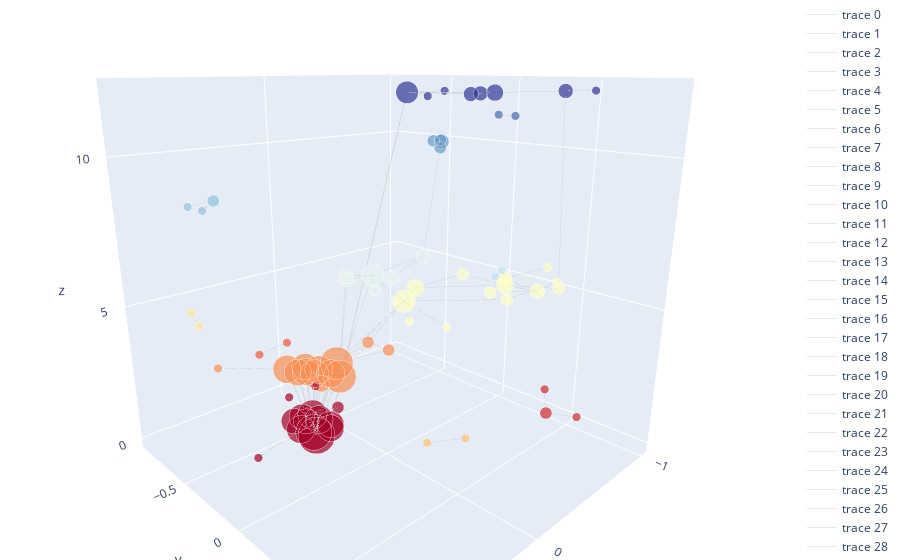

Notebook code cell kept with this figure:
### Markdown cell above
... and we can even create an **interactive 3D plot** if we want to be really fancy!

### Code cell
from plotly import graph_objects as go

# scale node sizes using a nonlinear function (sqrt)!!
max_size = 50
node_sizes_scaled = [max_size * np.sqrt(degree_centrality[node]) for node in G.nodes()]

# create a 3D position using the 2D spring layout
pos_3d = {node: (x, y, communities[node]) for node, (x, y) in pos.items()}

# extract coordinates
x, y, z = zip(*pos_3d.values())

# create 3D scatter plot for nodes
node_trace = go.Scatter3d(
    x=x,
    y=y,
    z=z,
    mode='markers',
    marker=dict(
        size=node_sizes_scaled,
        color=community_colors,
        colorscale='RdYlBu',
    ),
)

# create lines for edges
edge_trace = []
for edge in G.edges():
    x0, y0, z0 = pos_3d[edge[0]]
    x1, y1, z1 = pos_3d[edge[1]]
    edge_trace.append(
        go.Scatter3d(
            x=[x0, x1, None],
            y=[y0, y1, None],
            z=[z0, z1, None],
            mode='lines',
            line=dict(width=0.2, color='#888'),
        )
    )

# create the figure
fig = go.Figure(data=[*edge_trace, node_trace])

# Define layout
fig.update_layout(
    scene=dict(
        xaxis=dict(nticks=4),
        yaxis=dict(nticks=4),
        zaxis=dict(nticks=4),
    ),
    margin=dict(r=0, l=0, b=0, t=0),
)

fig.show()

### Figure 1 — Plotly figure (JSON) as saved in the notebook; plotly's stock layout.template omitted (floating-point values rounded to 4 significant figures)
{"data": [{"line": {"color": "#888", "width": 0.2}, "mode": "lines", "type": "scatter3d", "x": [0.2461, 0.1132, null], "y": [-0.451, -0.3455, null], "z": [0, 0, null]}, {"line": {"color": "#888", "width": 0.2}, "mode": "lines", "type": "scatter3d", "x": [0.2461, 0.2224, null], "y": [-0.451, -0.3384, null], "z": [0, 0, null]}, {"line": {"color": "#888", "width": 0.2}, "mode": "lines", "type": "scatter3d", "x": [0.2461, 0.2122, null], "y": [-0.451, -0.3761, null], "z": [0, 0, null]}, {"line": {"color": "#888", "width": 0.2}, "mode": "lines", "type": "scatter3d", "x": [0.2461, 0.154, null], "y": [-0.451, -0.5606, null], "z": [0, 0, null]}, {"line": {"color": "#888", "width": 0.2}, "mode": "lines", "type": "scatter3d", "x": [0.2461, 0.09862, null], "y": [-0.451, -0.4676, null], "z": [0, 0, null]}, {"line": {"color": "#888", "width": 0.2}, "mode": "lines", "type": "scatter3d", "x": [0.2461, 0.1679, null], "y": [-0.451, -0.4998, null], "z": [0, 0, null]}, {"line": {"color": "#888", "width": 0.2}, "mode": "lines", "type": "scatter3d", "x": [0.2461, 0.09064, null], "y": [-0.451, -0.5393, null], "z": [0, 0, null]}, {"line": {"color": "#888", "width": 0.2}, "mode": "lines", "type": "scatter3d", "x": [0.2461, 0.2179, null], "y": [-0.451, -0.5514, null], "z": [0, 0, null]}, {"line": {"color": "#888", "width": 0.2}, "mode": "lines", "type": "scatter3d", "x": [0.2461, 0.08524, null], "y": [-0.451, -0.3786, null], "z": [0, 0, null]}, {"line": {"color": "#888", "width": 0.2}, "mode": "lines", "type": "scatter3d", "x": [0.2461, 0.589, null], "y": [-0.451, -0.3669, null], "z": [0, 0, null]}, {"line": {"color": "#888", "width": 0.2}, "mode": "lines", "type": "scatter3d", "x": [0.2461, 0.1625, null], "y": [-0.451, -0.2162, null], "z": [0, 3, null]}, {"line": {"color": "#888", "width": 0.2}, "mode": "lines", "type": "scatter3d", "x": [0.1132, 0.2224, null], "y": [-0.3455, -0.3384, null], "z": [0, 0, null]}, {"line": {"color": "#888", "width": 0.2}, "mode": "lines", "type": "scatter3d", "x": [0.1132, 0.2122, null], "y": [-0.3455, -0.3761, null], "z": [0, 0, null]}, {"line": {"color": "#888", "width": 0.2}, "mode": "lines", "type": "scatter3d", "x": [0.1132, 0.154, null], "y": [-0.3455, -0.5606, null], "z": [0, 0, null]}, {"line": {"color": "#888", "width": 0.2}, "mode": "lines", "type": "scatter3d", "x": [0.1132, 0.09862, null], "y": [-0.3455, -0.4676, null], "z": [0, 0, null]}, {"line": {"color": "#888", "width": 0.2}, "mode": "lines", "type": "scatter3d", "x": [0.1132, 0.1679, null], "y": [-0.3455, -0.4998, null], "z": [0, 0, null]}, {"line": {"color": "#888", "width": 0.2}, "mode": "lines", "type": "scatter3d", "x": [0.1132, 0.09064, null], "y": [-0.3455, -0.5393, null], "z": [0, 0, null]}, {"line": {"color": "#888", "width": 0.2}, "mode": "lines", "type": "scatter3d", "x": [0.1132, 0.2179, null], "y": [-0.3455, -0.5514, null], "z": [0, 0, null]}, {"line": {"color": "#888", "width": 0.2}, "mode": "lines", "type": "scatter3d", "x": [0.1132, 0.08524, null], "y": [-0.3455, -0.3786, null], "z": [0, 0, null]}, {"line": {"color": "#888", "width": 0.2}, "mode": "lines", "type": "scatter3d", "x": [0.1132, -0.02699, null], "y": [-0.3455, 0.1089, null], "z": [0, 12, null]}, {"line": {"color": "#888", "width": 0.2}, "mode": "lines", "type": "scatter3d", "x": [0.2224, 0.2122, null], "y": [-0.3384, -0.3761, null], "z": [0, 0, null]}, {"line": {"color": "#888", "width": 0.2}, "mode": "lines", "type": "scatter3d", "x": [0.2224, 0.154, null], "y": [-0.3384, -0.5606, null], "z": [0, 0, null]}, {"line": {"color": "#888", "width": 0.2}, "mode": "lines", "type": "scatter3d", "x": [0.2224, 0.09862, null], "y": [-0.3384, -0.4676, null], "z": [0, 0, null]}, {"line": {"color": "#888", "width": 0.2}, "mode": "lines", "type": "scatter3d", "x": [0.2224, 0.1679, null], "y": [-0.3384, -0.4998, null], "z": [0, 0, null]}, {"line": {"color": "#888", "width": 0.2}, "mode": "lines", "type": "scatter3d", "x": [0.2224, 0.09064, null], "y": [-0.3384, -0.5393, null], "z": [0, 0, null]}, {"line": {"color": "#888", "width": 0.2}, "mode": "lines", "type": "scatter3d", "x": [0.2224, 0.2179, null], "y": [-0.3384, -0.5514, null], "z": [0, 0, null]}, {"line": {"color": "#888", "width": 0.2}, "mode": "lines", "type": "scatter3d", "x": [0.2224, 0.08524, null], "y": [-0.3384, -0.3786, null], "z": [0, 0, null]}, {"line": {"color": "#888", "width": 0.2}, "mode": "lines", "type": "scatter3d", "x": [0.2224, 0.1625, null], "y": [-0.3384, -0.2162, null], "z": [0, 3, null]}, {"line": {"color": "#888", "width": 0.2}, "mode": "lines", "type": "scatter3d", "x": [0.2224, 0.2831, null], "y": [-0.3384, -0.2179, null], "z": [0, 3, null]}, {"line": {"color": "#888", "width": 0.2}, "mode": "lines", "type": "scatter3d", "x": [0.2224, 0.3284, null], "y": [-0.3384, -0.1968, null], "z": [0, 3, null]}, {"line": {"color": "#888", "width": 0.2}, "mode": "lines", "type": "scatter3d", "x": [0.2224, 0.2558, null], "y": [-0.3384, -0.0825, null], "z": [0, 3, null]}, {"line": {"color": "#888", "width": 0.2}, "mode": "lines", "type": "scatter3d", "x": [0.2224, 0.3762, null], "y": [-0.3384, -0.08352, null], "z": [0, 3, null]}, {"line": {"color": "#888", "width": 0.2}, "mode": "lines", "type": "scatter3d", "x": [0.2224, 0.3136, null], "y": [-0.3384, -0.2946, null], "z": [0, 3, null]}, {"line": {"color": "#888", "width": 0.2}, "mode": "lines", "type": "scatter3d", "x": [0.2224, 0.2682, null], "y": [-0.3384, -0.1397, null], "z": [0, 3, null]}, {"line": {"color": "#888", "width": 0.2}, "mode": "lines", "type": "scatter3d", "x": [0.2224, 0.4015, null], "y": [-0.3384, -0.3345, null], "z": [0, 3, null]}, {"line": {"color": "#888", "width": 0.2}, "mode": "lines", "type": "scatter3d", "x": [0.2224, 0.3826, null], "y": [-0.3384, -0.2662, null], "z": [0, 3, null]}, {"line": {"color": "#888", "width": 0.2}, "mode": "lines", "type": "scatter3d", "x": [0.2224, 0.3489, null], "y": [-0.3384, -0.2434, null], "z": [0, 3, null]}, {"line": {"color": "#888", "width": 0.2}, "mode": "lines", "type": "scatter3d", "x": [0.2122, 0.154, null], "y": [-0.3761, -0.5606, null], "z": [0, 0, null]}, {"line": {"color": "#888", "width": 0.2}, "mode": "lines", "type": "scatter3d", "x": [0.2122, 0.09862, null], "y": [-0.3761, -0.4676, null], "z": [0, 0, null]}, {"line": {"color": "#888", "width": 0.2}, "mode": "lines", "type": "scatter3d", "x": [0.2122, 0.1679, null], "y": [-0.3761, -0.4998, null], "z": [0, 0, null]}, {"line": {"color": "#888", "width": 0.2}, "mode": "lines", "type": "scatter3d", "x": [0.2122, 0.09064, null], "y": [-0.3761, -0.5393, null], "z": [0, 0, null]}, {"line": {"color": "#888", "width": 0.2}, "mode": "lines", "type": "scatter3d", "x": [0.2122, 0.2179, null], "y": [-0.3761, -0.5514, null], "z": [0, 0, null]}, {"line": {"color": "#888", "width": 0.2}, "mode": "lines", "type": "scatter3d", "x": [0.2122, 0.08524, null], "y": [-0.3761, -0.3786, null], "z": [0, 0, null]}, {"line": {"color": "#888", "width": 0.2}, "mode": "lines", "type": "scatter3d", "x": [0.2122, 0.1625, null], "y": [-0.3761, -0.2162, null], "z": [0, 3, null]}, {"line": {"color": "#888", "width": 0.2}, "mode": "lines", "type": "scatter3d", "x": [0.2122, 0.3136, null], "y": [-0.3761, -0.2946, null], "z": [0, 3, null]}, {"line": {"color": "#888", "width": 0.2}, "mode": "lines", "type": "scatter3d", "x": [0.2122, 0.2831, null], "y": [-0.3761, -0.2179, null], "z": [0, 3, null]}, {"line": {"color": "#888", "width": 0.2}, "mode": "lines", "type": "scatter3d", "x": [0.2122, 0.2682, null], "y": [-0.3761, -0.1397, null], "z": [0, 3, null]}, {"line": {"color": "#888", "width": 0.2}, "mode": "lines", "type": "scatter3d", "x": [0.2122, 0.4015, null], "y": [-0.3761, -0.3345, null], "z": [0, 3, null]}, {"line": {"color": "#888", "width": 0.2}, "mode": "lines", "type": "scatter3d", "x": [0.2122, 0.2558, null], "y": [-0.3761, -0.0825, null], "z": [0, 3, null]}, {"line": {"color": "#888", "width": 0.2}, "mode": "lines", "type": "scatter3d", "x": [0.2122, 0.3284, null], "y": [-0.3761, -0.1968, null], "z": [0, 3, null]}, {"line": {"color": "#888", "width": 0.2}, "mode": "lines", "type": "scatter3d", "x": [0.2122, 0.3826, null], "y": [-0.3761, -0.2662, null], "z": [0, 3, null]}, {"line": {"color": "#888", "width": 0.2}, "mode": "lines", "type": "scatter3d", "x": [0.2122, 0.3489, null], "y": [-0.3761, -0.2434, null], "z": [0, 3, null]}, {"line": {"color": "#888", "width": 0.2}, "mode": "lines", "type": "scatter3d", "x": [0.154, 0.1679, null], "y": [-0.5606, -0.4998, null], "z": [0, 0, null]}, {"line": {"color": "#888", "width": 0.2}, "mode": "lines", "type": "scatter3d", "x": [0.154, 0.08524, null], "y": [-0.5606, -0.3786, null], "z": [0, 0, null]}, {"line": {"color": "#888", "width": 0.2}, "mode": "lines", "type": "scatter3d", "x": [0.154, 0.09862, null], "y": [-0.5606, -0.4676, null], "z": [0, 0, null]}, {"line": {"color": "#888", "width": 0.2}, "mode": "lines", "type": "scatter3d", "x": [0.154, 0.09064, null], "y": [-0.5606, -0.5393, null], "z": [0, 0, null]}, {"line": {"color": "#888", "width": 0.2}, "mode": "lines", "type": "scatter3d", "x": [0.154, 0.2179, null], "y": [-0.5606, -0.5514, null], "z": [0, 0, null]}, {"line": {"color": "#888", "width": 0.2}, "mode": "lines", "type": "scatter3d", "x": [0.09862, 0.1625, null], "y": [-0.4676, -0.2162, null], "z": [0, 3, null]}, {"line": {"color": "#888", "width": 0.2}, "mode": "lines", "type": "scatter3d", "x": [0.09862, 0.1679, null], "y": [-0.4676, -0.4998, null], "z": [0, 0, null]}, {"line": {"color": "#888", "width": 0.2}, "mode": "lines", "type": "scatter3d", "x": [0.09862, 0.08524, null], "y": [-0.4676, -0.3786, null], "z": [0, 0, null]}, {"line": {"color": "#888", "width": 0.2}, "mode": "lines", "type": "scatter3d", "x": [0.09862, 0.09064, null], "y": [-0.4676, -0.5393, null], "z": [0, 0, null]}, {"line": {"color": "#888", "width": 0.2}, "mode": "lines", "type": "scatter3d", "x": [0.09862, -0.07722, null], "y": [-0.4676, -0.5004, null], "z": [0, 0, null]}, {"line": {"color": "#888", "width": 0.2}, "mode": "lines", "type": "scatter3d", "x": [0.09862, 0.2179, null], "y": [-0.4676, -0.5514, null], "z": [0, 0, null]}, {"line": {"color": "#888", "width": 0.2}, "mode": "lines", "type": "scatter3d", "x": [0.1679, 0.08524, null], "y": [-0.4998, -0.3786, null], "z": [0, 0, null]}, {"line": {"color": "#888", "width": 0.2}, "mode": "lines", "type": "scatter3d", "x": [0.1679, 0.09064, null], "y": [-0.4998, -0.5393, null], "z": [0, 0, null]}, {"line": {"color": "#888", "width": 0.2}, "mode": "lines", "type": "scatter3d", "x": [0.1679, 0.2179, null], "y": [-0.4998, -0.5514, null], "z": [0, 0, null]}, {"line": {"color": "#888", "width": 0.2}, "mode": "lines", "type": "scatter3d", "x": [0.09064, 0.08524, null], "y": [-0.5393, -0.3786, null], "z": [0, 0, null]}, {"line": {"color": "#888", "width": 0.2}, "mode": "lines", "type": "scatter3d", "x": [0.09064, -0.07722, null], "y": [-0.5393, -0.5004, null], "z": [0, 0, null]}, {"line": {"color": "#888", "width": 0.2}, "mode": "lines", "type": "scatter3d", "x": [0.09064, 0.2179, null], "y": [-0.5393, -0.5514, null], "z": [0, 0, null]}, {"line": {"color": "#888", "width": 0.2}, "mode": "lines", "type": "scatter3d", "x": [0.09064, 0.0612, null], "y": [-0.5393, -0.8054, null], "z": [0, 0, null]}, {"line": {"color": "#888", "width": 0.2}, "mode": "lines", "type": "scatter3d", "x": [0.09064, -0.1539, null], "y": [-0.5393, -0.8125, null], "z": [0, 0, null]}, {"line": {"color": "#888", "width": 0.2}, "mode": "lines", "type": "scatter3d", "x": [0.2179, 0.08524, null], "y": [-0.5514, -0.3786, null], "z": [0, 0, null]}, {"line": {"color": "#888", "width": 0.2}, "mode": "lines", "type": "scatter3d", "x": [0.08524, -0.02699, null], "y": [-0.3786, 0.1089, null], "z": [0, 12, null]}, {"line": {"color": "#888", "width": 0.2}, "mode": "lines", "type": "scatter3d", "x": [0.1625, 0.1374, null], "y": [-0.2162, 0.2552, null], "z": [3, 6, null]}, {"line": {"color": "#888", "width": 0.2}, "mode": "lines", "type": "scatter3d", "x": [0.1625, 0.3284, null], "y": [-0.2162, -0.1968, null], "z": [3, 3, null]}, {"line": {"color": "#888", "width": 0.2}, "mode": "lines", "type": "scatter3d", "x": [0.1625, 0.2558, null], "y": [-0.2162, -0.0825, null], "z": [3, 3, null]}, {"line": {"color": "#888", "width": 0.2}, "mode": "lines", "type": "scatter3d", "x": [0.1625, 0.2831, null], "y": [-0.2162, -0.2179, null], "z": [3, 3, null]}, {"line": {"color": "#888", "width": 0.2}, "mode": "lines", "type": "scatter3d", "x": [0.1625, -0.1529, null], "y": [-0.2162, -0.3071, null], "z": [3, 3, null]}, {"line": {"color": "#888", "width": 0.2}, "mode": "lines", "type": "scatter3d", "x": [0.1625, -0.1611, null], "y": [-0.2162, -0.1486, null], "z": [3, 3, null]}, {"line": {"color": "#888", "width": 0.2}, "mode": "lines", "type": "scatter3d", "x": [0.1625, 0.3136, null], "y": [-0.2162, -0.2946, null], "z": [3, 3, null]}, {"line": {"color": "#888", "width": 0.2}, "mode": "lines", "type": "scatter3d", "x": [0.1625, 0.2682, null], "y": [-0.2162, -0.1397, null], "z": [3, 3, null]}, {"line": {"color": "#888", "width": 0.2}, "mode": "lines", "type": "scatter3d", "x": [0.1625, 0.4015, null], "y": [-0.2162, -0.3345, null], "z": [3, 3, null]}, {"line": {"color": "#888", "width": 0.2}, "mode": "lines", "type": "scatter3d", "x": [0.1625, 0.3826, null], "y": [-0.2162, -0.2662, null], "z": [3, 3, null]}, {"line": {"color": "#888", "width": 0.2}, "mode": "lines", "type": "scatter3d", "x": [0.1625, 0.3489, null], "y": [-0.2162, -0.2434, null], "z": [3, 3, null]}, {"line": {"color": "#888", "width": 0.2}, "mode": "lines", "type": "scatter3d", "x": [-0.02699, -0.179, null], "y": [0.1089, 0.4081, null], "z": [12, 12, null]}, {"line": {"color": "#888", "width": 0.2}, "mode": "lines", "type": "scatter3d", "x": [-0.02699, -0.2921, null], "y": [0.1089, 0.4009, null], "z": [12, 12, null]}, {"line": {"color": "#888", "width": 0.2}, "mode": "lines", "type": "scatter3d", "x": [-0.02699, -0.2832, null], "y": [0.1089, 0.1132, null], "z": [12, 12, null]}, {"line": {"color": "#888", "width": 0.2}, "mode": "lines", "type": "scatter3d", "x": [-0.02699, 0.2013, null], "y": [0.1089, 0.443, null], "z": [12, 12, null]}, {"line": {"color": "#888", "width": 0.2}, "mode": "lines", "type": "scatter3d", "x": [-0.02699, -0.08734, null], "y": [0.1089, 0.4287, null], "z": [12, 12, null]}, {"line": {"color": "#888", "width": 0.2}, "mode": "lines", "type": "scatter3d", "x": [0.2831, 0.3284, null], "y": [-0.2179, -0.1968, null], "z": [3, 3, null]}, {"line": {"color": "#888", "width": 0.2}, "mode": "lines", "type": "scatter3d", "x": [0.2831, 0.2558, null], "y": [-0.2179, -0.0825, null], "z": [3, 3, null]}, {"line": {"color": "#888", "width": 0.2}, "mode": "lines", "type": "scatter3d", "x": [0.2831, 0.3762, null], "y": [-0.2179, -0.08352, null], "z": [3, 3, null]}, {"line": {"color": "#888", "width": 0.2}, "mode": "lines", "type": "scatter3d", "x": [0.2831, 0.3136, null], "y": [-0.2179, -0.2946, null], "z": [3, 3, null]}, {"line": {"color": "#888", "width": 0.2}, "mode": "lines", "type": "scatter3d", "x": [0.2831, 0.2682, null], "y": [-0.2179, -0.1397, null], "z": [3, 3, null]}, {"line": {"color": "#888", "width": 0.2}, "mode": "lines", "type": "scatter3d", "x": [0.2831, 0.4015, null], "y": [-0.2179, -0.3345, null], "z": [3, 3, null]}, {"line": {"color": "#888", "width": 0.2}, "mode": "lines", "type": "scatter3d", "x": [0.2831, 0.3826, null], "y": [-0.2179, -0.2662, null], "z": [3, 3, null]}, {"line": {"color": "#888", "width": 0.2}, "mode": "lines", "type": "scatter3d", "x": [0.2831, 0.3489, null], "y": [-0.2179, -0.2434, null], "z": [3, 3, null]}, {"line": {"color": "#888", "width": 0.2}, "mode": "lines", "type": "scatter3d", "x": [0.3284, 0.2558, null], "y": [-0.1968, -0.0825, null], "z": [3, 3, null]}, {"line": {"color": "#888", "width": 0.2}, "mode": "lines", "type": "scatter3d", "x": [0.3284, 0.3762, null], "y": [-0.1968, -0.08352, null], "z": [3, 3, null]}, {"line": {"color": "#888", "width": 0.2}, "mode": "lines", "type": "scatter3d", "x": [0.3284, 0.3136, null], "y": [-0.1968, -0.2946, null], "z": [3, 3, null]}, {"line": {"color": "#888", "width": 0.2}, "mode": "lines", "type": "scatter3d", "x": [0.3284, 0.2682, null], "y": [-0.1968, -0.1397, null], "z": [3, 3, null]}, {"line": {"color": "#888", "width": 0.2}, "mode": "lines", "type": "scatter3d", "x": [0.3284, 0.4015, null], "y": [-0.1968, -0.3345, null], "z": [3, 3, null]}, {"line": {"color": "#888", "width": 0.2}, "mode": "lines", "type": "scatter3d", "x": [0.3284, 0.3826, null], "y": [-0.1968, -0.2662, null], "z": [3, 3, null]}, {"line": {"color": "#888", "width": 0.2}, "mode": "lines", "type": "scatter3d", "x": [0.3284, 0.3489, null], "y": [-0.1968, -0.2434, null], "z": [3, 3, null]}, {"line": {"color": "#888", "width": 0.2}, "mode": "lines", "type": "scatter3d", "x": [0.2558, 0.3039, null], "y": [-0.0825, 0.2229, null], "z": [3, 7, null]}, {"line": {"color": "#888", "width": 0.2}, "mode": "lines", "type": "scatter3d", "x": [0.2558, 0.4307, null], "y": [-0.0825, 0.1947, null], "z": [3, 7, null]}, {"line": {"color": "#888", "width": 0.2}, "mode": "lines", "type": "scatter3d", "x": [0.2558, 0.4029, null], "y": [-0.0825, 0.1538, null], "z": [3, 7, null]}, {"line": {"color": "#888", "width": 0.2}, "mode": "lines", "type": "scatter3d", "x": [0.2558, -0.04883, null], "y": [-0.0825, 0.155, null], "z": [3, 6, null]}, {"line": {"color": "#888", "width": 0.2}, "mode": "lines", "type": "scatter3d", "x": [0.2558, 0.3762, null], "y": [-0.0825, -0.08352, null], "z": [3, 3, null]}, {"line": {"color": "#888", "width": 0.2}, "mode": "lines", "type": "scatter3d", "x": [0.2558, 0.3136, null], "y": [-0.0825, -0.2946, null], "z": [3, 3, null]}, {"line": {"color": "#888", "width": 0.2}, "mode": "lines", "type": "scatter3d", "x": [0.2558, 0.2682, null], "y": [-0.0825, -0.1397, null], "z": [3, 3, null]}, {"line": {"color": "#888", "width": 0.2}, "mode": "lines", "type": "scatter3d", "x": [0.2558, 0.4015, null], "y": [-0.0825, -0.3345, null], "z": [3, 3, null]}, {"line": {"color": "#888", "width": 0.2}, "mode": "lines", "type": "scatter3d", "x": [0.2558, 0.3826, null], "y": [-0.0825, -0.2662, null], "z": [3, 3, null]}, {"line": {"color": "#888", "width": 0.2}, "mode": "lines", "type": "scatter3d", "x": [0.2558, 0.3489, null], "y": [-0.0825, -0.2434, null], "z": [3, 3, null]}, {"line": {"color": "#888", "width": 0.2}, "mode": "lines", "type": "scatter3d", "x": [0.3136, 0.2682, null], "y": [-0.2946, -0.1397, null], "z": [3, 3, null]}, {"line": {"color": "#888", "width": 0.2}, "mode": "lines", "type": "scatter3d", "x": [0.3136, 0.4015, null], "y": [-0.2946, -0.3345, null], "z": [3, 3, null]}, {"line": {"color": "#888", "width": 0.2}, "mode": "lines", "type": "scatter3d", "x": [0.3136, 0.3826, null], "y": [-0.2946, -0.2662, null], "z": [3, 3, null]}, {"line": {"color": "#888", "width": 0.2}, "mode": "lines", "type": "scatter3d", "x": [0.3136, 0.3489, null], "y": [-0.2946, -0.2434, null], "z": [3, 3, null]}, {"line": {"color": "#888", "width": 0.2}, "mode": "lines", "type": "scatter3d", "x": [0.2682, 0.1374, null], "y": [-0.1397, 0.2552, null], "z": [3, 6, null]}, {"line": {"color": "#888", "width": 0.2}, "mode": "lines", "type": "scatter3d", "x": [0.2682, 0.4015, null], "y": [-0.1397, -0.3345, null], "z": [3, 3, null]}, {"line": {"color": "#888", "width": 0.2}, "mode": "lines", "type": "scatter3d", "x": [0.2682, 0.3826, null], "y": [-0.1397, -0.2662, null], "z": [3, 3, null]}, {"line": {"color": "#888", "width": 0.2}, "mode": "lines", "type": "scatter3d", "x": [0.2682, 0.3489, null], "y": [-0.1397, -0.2434, null], "z": [3, 3, null]}, {"line": {"color": "#888", "width": 0.2}, "mode": "lines", "type": "scatter3d", "x": [0.4015, 0.3826, null], "y": [-0.3345, -0.2662, null], "z": [3, 3, null]}, {"line": {"color": "#888", "width": 0.2}, "mode": "lines", "type": "scatter3d", "x": [0.4015, 0.3489, null], "y": [-0.3345, -0.2434, null], "z": [3, 3, null]}, {"line": {"color": "#888", "width": 0.2}, "mode": "lines", "type": "scatter3d", "x": [0.4015, 0.66, null], "y": [-0.3345, -0.5841, null], "z": [3, 3, null]}, {"line": {"color": "#888", "width": 0.2}, "mode": "lines", "type": "scatter3d", "x": [0.3826, 0.3489, null], "y": [-0.2662, -0.2434, null], "z": [3, 3, null]}, {"line": {"color": "#888", "width": 0.2}, "mode": "lines", "type": "scatter3d", "x": [0.1374, 0.3039, null], "y": [0.2552, 0.2229, null], "z": [6, 7, null]}, {"line": {"color": "#888", "width": 0.2}, "mode": "lines", "type": "scatter3d", "x": [0.1374, 0.2412, null], "y": [0.2552, 0.6045, null], "z": [6, 6, null]}, {"line": {"color": "#888", "width": 0.2}, "mode": "lines", "type": "scatter3d", "x": [0.1374, -0.04883, null], "y": [0.2552, 0.155, null], "z": [6, 6, null]}, {"line": {"color": "#888", "width": 0.2}, "mode": "lines", "type": "scatter3d", "x": [0.1374, -0.2304, null], "y": [0.2552, 0.5676, null], "z": [6, 6, null]}, {"line": {"color": "#888", "width": 0.2}, "mode": "lines", "type": "scatter3d", "x": [0.1374, 0.3046, null], "y": [0.2552, 0.4518, null], "z": [6, 6, null]}, {"line": {"color": "#888", "width": 0.2}, "mode": "lines", "type": "scatter3d", "x": [0.3039, 0.265, null], "y": [0.2229, 0.3072, null], "z": [7, 7, null]}, {"line": {"color": "#888", "width": 0.2}, "mode": "lines", "type": "scatter3d", "x": [0.3039, -0.09757, null], "y": [0.2229, 0.1595, null], "z": [7, 7, null]}, {"line": {"color": "#888", "width": 0.2}, "mode": "lines", "type": "scatter3d", "x": [0.3039, 0.44, null], "y": [0.2229, 0.3794, null], "z": [7, 7, null]}, {"line": {"color": "#888", "width": 0.2}, "mode": "lines", "type": "scatter3d", "x": [0.3039, 0.4307, null], "y": [0.2229, 0.1947, null], "z": [7, 7, null]}, {"line": {"color": "#888", "width": 0.2}, "mode": "lines", "type": "scatter3d", "x": [0.3039, 0.4029, null], "y": [0.2229, 0.1538, null], "z": [7, 7, null]}, {"line": {"color": "#888", "width": 0.2}, "mode": "lines", "type": "scatter3d", "x": [-0.04883, -0.4011, null], "y": [0.155, 0.4331, null], "z": [6, 6, null]}, {"line": {"color": "#888", "width": 0.2}, "mode": "lines", "type": "scatter3d", "x": [-0.04883, -0.3968, null], "y": [0.155, 0.168, null], "z": [6, 6, null]}, {"line": {"color": "#888", "width": 0.2}, "mode": "lines", "type": "scatter3d", "x": [-0.2304, -0.6367, null], "y": [0.5676, 0.5798, null], "z": [6, 6, null]}, {"line": {"color": "#888", "width": 0.2}, "mode": "lines", "type": "scatter3d", "x": [0.265, -0.09757, null], "y": [0.3072, 0.1595, null], "z": [7, 7, null]}, {"line": {"color": "#888", "width": 0.2}, "mode": "lines", "type": "scatter3d", "x": [0.265, 0.44, null], "y": [0.3072, 0.3794, null], "z": [7, 7, null]}, {"line": {"color": "#888", "width": 0.2}, "mode": "lines", "type": "scatter3d", "x": [-0.09757, -0.5424, null], "y": [0.1595, -0.133, null], "z": [7, 10, null]}, {"line": {"color": "#888", "width": 0.2}, "mode": "lines", "type": "scatter3d", "x": [0.4307, 0.4029, null], "y": [0.1947, 0.1538, null], "z": [7, 7, null]}, {"line": {"color": "#888", "width": 0.2}, "mode": "lines", "type": "scatter3d", "x": [-0.7777, -0.8361, null], "y": [-0.3284, -0.3883, null], "z": [10, 10, null]}, {"line": {"color": "#888", "width": 0.2}, "mode": "lines", "type": "scatter3d", "x": [-0.7777, -0.7745, null], "y": [-0.3284, -0.3896, null], "z": [10, 10, null]}, {"line": {"color": "#888", "width": 0.2}, "mode": "lines", "type": "scatter3d", "x": [-0.7777, -0.5424, null], "y": [-0.3284, -0.133, null], "z": [10, 10, null]}, {"line": {"color": "#888", "width": 0.2}, "mode": "lines", "type": "scatter3d", "x": [-0.8361, -0.7745, null], "y": [-0.3883, -0.3896, null], "z": [10, 10, null]}, {"line": {"color": "#888", "width": 0.2}, "mode": "lines", "type": "scatter3d", "x": [-0.9873, -1, null], "y": [0.0319, -0.09258, null], "z": [11, 11, null]}, {"line": {"color": "#888", "width": 0.2}, "mode": "lines", "type": "scatter3d", "x": [-0.179, -0.2921, null], "y": [0.4081, 0.4009, null], "z": [12, 12, null]}, {"line": {"color": "#888", "width": 0.2}, "mode": "lines", "type": "scatter3d", "x": [-0.179, -0.08734, null], "y": [0.4081, 0.4287, null], "z": [12, 12, null]}, {"line": {"color": "#888", "width": 0.2}, "mode": "lines", "type": "scatter3d", "x": [-0.2921, -0.6984, null], "y": [0.4009, 0.5121, null], "z": [12, 12, null]}, {"line": {"color": "#888", "width": 0.2}, "mode": "lines", "type": "scatter3d", "x": [-0.2921, -0.08734, null], "y": [0.4009, 0.4287, null], "z": [12, 12, null]}, {"line": {"color": "#888", "width": 0.2}, "mode": "lines", "type": "scatter3d", "x": [-0.6984, -0.8456, null], "y": [0.5121, 0.5882, null], "z": [12, 12, null]}, {"line": {"color": "#888", "width": 0.2}, "mode": "lines", "type": "scatter3d", "x": [-0.6984, -0.5531, null], "y": [0.5121, 0.643, null], "z": [12, 6, null]}, {"line": {"color": "#888", "width": 0.2}, "mode": "lines", "type": "scatter3d", "x": [-0.1529, -0.1611, null], "y": [-0.3071, -0.1486, null], "z": [3, 3, null]}, {"line": {"color": "#888", "width": 0.2}, "mode": "lines", "type": "scatter3d", "x": [-0.5531, -0.4011, null], "y": [0.643, 0.4331, null], "z": [6, 6, null]}, {"line": {"color": "#888", "width": 0.2}, "mode": "lines", "type": "scatter3d", "x": [-0.6868, -0.7706, null], "y": [0.5451, 0.6835, null], "z": [1, 1, null]}, {"line": {"color": "#888", "width": 0.2}, "mode": "lines", "type": "scatter3d", "x": [-0.6868, -0.9267, null], "y": [0.5451, 0.3821, null], "z": [1, 1, null]}, {"line": {"color": "#888", "width": 0.2}, "mode": "lines", "type": "scatter3d", "x": [-0.4011, -0.4406, null], "y": [0.4331, 0.5955, null], "z": [6, 6, null]}, {"line": {"color": "#888", "width": 0.2}, "mode": "lines", "type": "scatter3d", "x": [-0.4011, -0.3968, null], "y": [0.4331, 0.168, null], "z": [6, 6, null]}, {"line": {"color": "#888", "width": 0.2}, "mode": "lines", "type": "scatter3d", "x": [-0.4406, -0.4924, null], "y": [0.5955, 0.3655, null], "z": [6, 6, null]}, {"line": {"color": "#888", "width": 0.2}, "mode": "lines", "type": "scatter3d", "x": [-0.4406, -0.2574, null], "y": [0.5955, 0.4512, null], "z": [6, 6, null]}, {"line": {"color": "#888", "width": 0.2}, "mode": "lines", "type": "scatter3d", "x": [-0.4924, -0.8271, null], "y": [0.3655, 0.4039, null], "z": [6, 6, null]}, {"line": {"color": "#888", "width": 0.2}, "mode": "lines", "type": "scatter3d", "x": [-0.4924, -0.2574, null], "y": [0.3655, 0.4512, null], "z": [6, 6, null]}, {"line": {"color": "#888", "width": 0.2}, "mode": "lines", "type": "scatter3d", "x": [0.2101, -0.0226, null], "y": [-0.88, -0.9167, null], "z": [2, 2, null]}, {"line": {"color": "#888", "width": 0.2}, "mode": "lines", "type": "scatter3d", "x": [0.5914, 0.461, null], "y": [0.8187, 0.8969, null], "z": [4, 4, null]}, {"line": {"color": "#888", "width": 0.2}, "mode": "lines", "type": "scatter3d", "x": [0.7417, 0.8051, null], "y": [-0.6561, -0.4693, null], "z": [5, 5, null]}, {"line": {"color": "#888", "width": 0.2}, "mode": "lines", "type": "scatter3d", "x": [0.3291, 0.2453, null], "y": [0.9027, 0.8701, null], "z": [8, 8, null]}, {"line": {"color": "#888", "width": 0.2}, "mode": "lines", "type": "scatter3d", "x": [0.7392, 0.8893, null], "y": [-0.3548, -0.3125, null], "z": [9, 9, null]}, {"line": {"color": "#888", "width": 0.2}, "mode": "lines", "type": "scatter3d", "x": [0.7392, 0.886, null], "y": [-0.3548, -0.1959, null], "z": [9, 9, null]}, {"marker": {"color": [0, 0, 0, 0, 0, 0, 0, 0, 0, 0, 0, 3, 12, 3, 3, 3, 3, 3, 3, 3, 3, 3, 6, 7, 6, 6, 6, 6, 7, 7, 7, 7, 7, 10, 10, 10, 10, 11, 11, 12, 12, 12, 12, 3, 3, 12, 6, 1, 1, 1, 0, 0, 0, 6, 6, 6, 6, 6, 2, 2, 4, 4, 5, 5, 8, 8, 6, 6, 12, 12, 9, 9, 9, 3], "colorscale": [[0, "rgb(165,0,38)"], [0.1, "rgb(215,48,39)"], [0.2, "rgb(244,109,67)"], [0.3, "rgb(253,174,97)"], [0.4, "rgb(254,224,144)"], [0.5, "rgb(255,255,191)"], [0.6, "rgb(224,243,248)"], [0.7, "rgb(171,217,233)"], [0.8, "rgb(116,173,209)"], [0.9, "rgb(69,117,180)"], [1, "rgb(49,54,149)"]], "size": [19.41, 18.51, 25.51, 24.83, 17.56, 19.41, 17.56, 20.27, 17.56, 18.51, 5.852, 22.66, 15.48, 19.41, 19.41, 22.66, 11.7, 18.51, 19.41, 19.41, 18.51, 18.51, 15.48, 15.48, 5.852, 11.7, 8.276, 5.852, 10.14, 10.14, 8.276, 10.14, 10.14, 10.14, 8.276, 8.276, 8.276, 5.852, 5.852, 10.14, 11.7, 10.14, 10.14, 8.276, 8.276, 5.852, 8.276, 8.276, 5.852, 5.852, 8.276, 5.852, 5.852, 11.7, 10.14, 8.276, 10.14, 8.276, 5.852, 5.852, 5.852, 5.852, 5.852, 5.852, 5.852, 5.852, 5.852, 5.852, 5.852, 5.852, 8.276, 5.852, 5.852, 5.852]}, "mode": "markers", "type": "scatter3d", "x": [0.2461, 0.1132, 0.2224, 0.2122, 0.154, 0.09862, 0.1679, 0.09064, 0.2179, 0.08524, 0.589, 0.1625, -0.02699, 0.2831, 0.3284, 0.2558, 0.3762, 0.3136, 0.2682, 0.4015, 0.3826, 0.3489, 0.1374, 0.3039, 0.2412, -0.04883, -0.2304, 0.3046, 0.265, -0.09757, 0.44, 0.4307, 0.4029, -0.7777, -0.8361, -0.7745, -0.5424, -0.9873, -1, -0.179, -0.2921, -0.08734, -0.6984, -0.1529, -0.1611, -0.8456, -0.5531, -0.6868, -0.7706, -0.9267, -0.07722, 0.0612, -0.1539, -0.4011, -0.4406, -0.3968, -0.4924, -0.2574, 0.2101, -0.0226, 0.5914, 0.461, 0.7417, 0.8051, 0.3291, 0.2453, -0.6367, -0.8271, -0.2832, 0.2013, 0.7392, 0.8893, 0.886, 0.66], "y": [-0.451, -0.3455, -0.3384, -0.3761, -0.5606, -0.4676, -0.4998, -0.5393, -0.5514, -0.3786, -0.3669, -0.2162, 0.1089, -0.2179, -0.1968, -0.0825, -0.08352, -0.2946, -0.1397, -0.3345, -0.2662, -0.2434, 0.2552, 0.2229, 0.6045, 0.155, 0.5676, 0.4518, 0.3072, 0.1595, 0.3794, 0.1947, 0.1538, -0.3284, -0.3883, -0.3896, -0.133, 0.0319, -0.09258, 0.4081, 0.4009, 0.4287, 0.5121, -0.3071, -0.1486, 0.5882, 0.643, 0.5451, 0.6835, 0.3821, -0.5004, -0.8054, -0.8125, 0.4331, 0.5955, 0.168, 0.3655, 0.4512, -0.88, -0.9167, 0.8187, 0.8969, -0.6561, -0.4693, 0.9027, 0.8701, 0.5798, 0.4039, 0.1132, 0.443, -0.3548, -0.3125, -0.1959, -0.5841], "z": [0, 0, 0, 0, 0, 0, 0, 0, 0, 0, 0, 3, 12, 3, 3, 3, 3, 3, 3, 3, 3, 3, 6, 7, 6, 6, 6, 6, 7, 7, 7, 7, 7, 10, 10, 10, 10, 11, 11, 12, 12, 12, 12, 3, 3, 12, 6, 1, 1, 1, 0, 0, 0, 6, 6, 6, 6, 6, 2, 2, 4, 4, 5, 5, 8, 8, 6, 6, 12, 12, 9, 9, 9, 3]}], "layout": {"autosize": true, "margin": {"b": 0, "l": 0, "r": 0, "t": 0}, "scene": {"aspectmode": "auto", "aspectratio": {"x": 1, "y": 1, "z": 1}, "camera": {"center": {"x": 0, "y": 0, "z": 0}, "eye": {"x": 1.157, "y": 1.199, "z": 0.5305}, "projection": {"type": "perspective"}, "up": {"x": 0, "y": 0, "z": 1}}, "xaxis": {"nticks": 4, "type": "linear"}, "yaxis": {"nticks": 4, "type": "linear"}, "zaxis": {"nticks": 4, "type": "linear"}}}}
